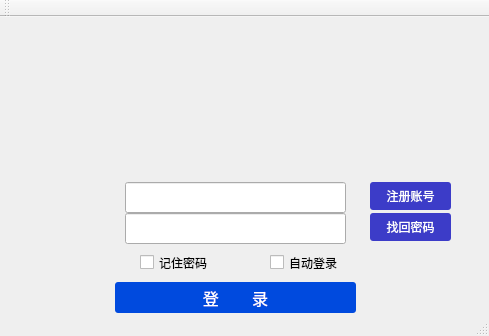
<?xml version="1.0" encoding="UTF-8"?>
<ui version="4.0">
 <class>TClient</class>
 <widget class="QMainWindow" name="TClient">
  <property name="geometry">
   <rect>
    <x>0</x>
    <y>0</y>
    <width>489</width>
    <height>336</height>
   </rect>
  </property>
  <property name="windowTitle">
   <string>TClient</string>
  </property>
  <widget class="QWidget" name="centralWidget">
   <widget class="QPushButton" name="RegistButton">
    <property name="geometry">
     <rect>
      <x>370</x>
      <y>165</y>
      <width>81</width>
      <height>28</height>
     </rect>
    </property>
    <property name="palette">
     <palette>
      <active>
       <colorrole role="WindowText">
        <brush brushstyle="SolidPattern">
         <color alpha="255">
          <red>255</red>
          <green>255</green>
          <blue>255</blue>
         </color>
        </brush>
       </colorrole>
       <colorrole role="Button">
        <brush brushstyle="SolidPattern">
         <color alpha="255">
          <red>60</red>
          <green>60</green>
          <blue>200</blue>
         </color>
        </brush>
       </colorrole>
       <colorrole role="Light">
        <brush brushstyle="SolidPattern">
         <color alpha="255">
          <red>127</red>
          <green>170</green>
          <blue>255</blue>
         </color>
        </brush>
       </colorrole>
       <colorrole role="Midlight">
        <brush brushstyle="SolidPattern">
         <color alpha="255">
          <red>63</red>
          <green>127</green>
          <blue>255</blue>
         </color>
        </brush>
       </colorrole>
       <colorrole role="Dark">
        <brush brushstyle="SolidPattern">
         <color alpha="255">
          <red>0</red>
          <green>42</green>
          <blue>127</blue>
         </color>
        </brush>
       </colorrole>
       <colorrole role="Mid">
        <brush brushstyle="SolidPattern">
         <color alpha="255">
          <red>0</red>
          <green>56</green>
          <blue>170</blue>
         </color>
        </brush>
       </colorrole>
       <colorrole role="Text">
        <brush brushstyle="SolidPattern">
         <color alpha="255">
          <red>255</red>
          <green>255</green>
          <blue>255</blue>
         </color>
        </brush>
       </colorrole>
       <colorrole role="BrightText">
        <brush brushstyle="SolidPattern">
         <color alpha="255">
          <red>255</red>
          <green>255</green>
          <blue>255</blue>
         </color>
        </brush>
       </colorrole>
       <colorrole role="ButtonText">
        <brush brushstyle="SolidPattern">
         <color alpha="255">
          <red>255</red>
          <green>255</green>
          <blue>255</blue>
         </color>
        </brush>
       </colorrole>
       <colorrole role="Base">
        <brush brushstyle="SolidPattern">
         <color alpha="255">
          <red>60</red>
          <green>60</green>
          <blue>200</blue>
         </color>
        </brush>
       </colorrole>
       <colorrole role="Window">
        <brush brushstyle="SolidPattern">
         <color alpha="255">
          <red>60</red>
          <green>60</green>
          <blue>200</blue>
         </color>
        </brush>
       </colorrole>
       <colorrole role="Shadow">
        <brush brushstyle="SolidPattern">
         <color alpha="255">
          <red>0</red>
          <green>0</green>
          <blue>0</blue>
         </color>
        </brush>
       </colorrole>
       <colorrole role="AlternateBase">
        <brush brushstyle="SolidPattern">
         <color alpha="255">
          <red>127</red>
          <green>170</green>
          <blue>255</blue>
         </color>
        </brush>
       </colorrole>
       <colorrole role="ToolTipBase">
        <brush brushstyle="SolidPattern">
         <color alpha="255">
          <red>255</red>
          <green>255</green>
          <blue>220</blue>
         </color>
        </brush>
       </colorrole>
       <colorrole role="ToolTipText">
        <brush brushstyle="SolidPattern">
         <color alpha="255">
          <red>0</red>
          <green>0</green>
          <blue>0</blue>
         </color>
        </brush>
       </colorrole>
      </active>
      <inactive>
       <colorrole role="WindowText">
        <brush brushstyle="SolidPattern">
         <color alpha="255">
          <red>255</red>
          <green>255</green>
          <blue>255</blue>
         </color>
        </brush>
       </colorrole>
       <colorrole role="Button">
        <brush brushstyle="SolidPattern">
         <color alpha="255">
          <red>60</red>
          <green>60</green>
          <blue>200</blue>
         </color>
        </brush>
       </colorrole>
       <colorrole role="Light">
        <brush brushstyle="SolidPattern">
         <color alpha="255">
          <red>127</red>
          <green>170</green>
          <blue>255</blue>
         </color>
        </brush>
       </colorrole>
       <colorrole role="Midlight">
        <brush brushstyle="SolidPattern">
         <color alpha="255">
          <red>63</red>
          <green>127</green>
          <blue>255</blue>
         </color>
        </brush>
       </colorrole>
       <colorrole role="Dark">
        <brush brushstyle="SolidPattern">
         <color alpha="255">
          <red>0</red>
          <green>42</green>
          <blue>127</blue>
         </color>
        </brush>
       </colorrole>
       <colorrole role="Mid">
        <brush brushstyle="SolidPattern">
         <color alpha="255">
          <red>0</red>
          <green>56</green>
          <blue>170</blue>
         </color>
        </brush>
       </colorrole>
       <colorrole role="Text">
        <brush brushstyle="SolidPattern">
         <color alpha="255">
          <red>255</red>
          <green>255</green>
          <blue>255</blue>
         </color>
        </brush>
       </colorrole>
       <colorrole role="BrightText">
        <brush brushstyle="SolidPattern">
         <color alpha="255">
          <red>255</red>
          <green>255</green>
          <blue>255</blue>
         </color>
        </brush>
       </colorrole>
       <colorrole role="ButtonText">
        <brush brushstyle="SolidPattern">
         <color alpha="255">
          <red>255</red>
          <green>255</green>
          <blue>255</blue>
         </color>
        </brush>
       </colorrole>
       <colorrole role="Base">
        <brush brushstyle="SolidPattern">
         <color alpha="255">
          <red>60</red>
          <green>60</green>
          <blue>200</blue>
         </color>
        </brush>
       </colorrole>
       <colorrole role="Window">
        <brush brushstyle="SolidPattern">
         <color alpha="255">
          <red>60</red>
          <green>60</green>
          <blue>200</blue>
         </color>
        </brush>
       </colorrole>
       <colorrole role="Shadow">
        <brush brushstyle="SolidPattern">
         <color alpha="255">
          <red>0</red>
          <green>0</green>
          <blue>0</blue>
         </color>
        </brush>
       </colorrole>
       <colorrole role="AlternateBase">
        <brush brushstyle="SolidPattern">
         <color alpha="255">
          <red>127</red>
          <green>170</green>
          <blue>255</blue>
         </color>
        </brush>
       </colorrole>
       <colorrole role="ToolTipBase">
        <brush brushstyle="SolidPattern">
         <color alpha="255">
          <red>255</red>
          <green>255</green>
          <blue>220</blue>
         </color>
        </brush>
       </colorrole>
       <colorrole role="ToolTipText">
        <brush brushstyle="SolidPattern">
         <color alpha="255">
          <red>0</red>
          <green>0</green>
          <blue>0</blue>
         </color>
        </brush>
       </colorrole>
      </inactive>
      <disabled>
       <colorrole role="WindowText">
        <brush brushstyle="SolidPattern">
         <color alpha="255">
          <red>255</red>
          <green>255</green>
          <blue>255</blue>
         </color>
        </brush>
       </colorrole>
       <colorrole role="Button">
        <brush brushstyle="SolidPattern">
         <color alpha="255">
          <red>60</red>
          <green>60</green>
          <blue>200</blue>
         </color>
        </brush>
       </colorrole>
       <colorrole role="Light">
        <brush brushstyle="SolidPattern">
         <color alpha="255">
          <red>127</red>
          <green>170</green>
          <blue>255</blue>
         </color>
        </brush>
       </colorrole>
       <colorrole role="Midlight">
        <brush brushstyle="SolidPattern">
         <color alpha="255">
          <red>63</red>
          <green>127</green>
          <blue>255</blue>
         </color>
        </brush>
       </colorrole>
       <colorrole role="Dark">
        <brush brushstyle="SolidPattern">
         <color alpha="255">
          <red>0</red>
          <green>42</green>
          <blue>127</blue>
         </color>
        </brush>
       </colorrole>
       <colorrole role="Mid">
        <brush brushstyle="SolidPattern">
         <color alpha="255">
          <red>0</red>
          <green>56</green>
          <blue>170</blue>
         </color>
        </brush>
       </colorrole>
       <colorrole role="Text">
        <brush brushstyle="SolidPattern">
         <color alpha="255">
          <red>255</red>
          <green>255</green>
          <blue>255</blue>
         </color>
        </brush>
       </colorrole>
       <colorrole role="BrightText">
        <brush brushstyle="SolidPattern">
         <color alpha="255">
          <red>255</red>
          <green>255</green>
          <blue>255</blue>
         </color>
        </brush>
       </colorrole>
       <colorrole role="ButtonText">
        <brush brushstyle="SolidPattern">
         <color alpha="255">
          <red>255</red>
          <green>255</green>
          <blue>255</blue>
         </color>
        </brush>
       </colorrole>
       <colorrole role="Base">
        <brush brushstyle="SolidPattern">
         <color alpha="255">
          <red>60</red>
          <green>60</green>
          <blue>200</blue>
         </color>
        </brush>
       </colorrole>
       <colorrole role="Window">
        <brush brushstyle="SolidPattern">
         <color alpha="255">
          <red>60</red>
          <green>60</green>
          <blue>200</blue>
         </color>
        </brush>
       </colorrole>
       <colorrole role="Shadow">
        <brush brushstyle="SolidPattern">
         <color alpha="255">
          <red>0</red>
          <green>0</green>
          <blue>0</blue>
         </color>
        </brush>
       </colorrole>
       <colorrole role="AlternateBase">
        <brush brushstyle="SolidPattern">
         <color alpha="255">
          <red>0</red>
          <green>85</green>
          <blue>255</blue>
         </color>
        </brush>
       </colorrole>
       <colorrole role="ToolTipBase">
        <brush brushstyle="SolidPattern">
         <color alpha="255">
          <red>255</red>
          <green>255</green>
          <blue>220</blue>
         </color>
        </brush>
       </colorrole>
       <colorrole role="ToolTipText">
        <brush brushstyle="SolidPattern">
         <color alpha="255">
          <red>0</red>
          <green>0</green>
          <blue>0</blue>
         </color>
        </brush>
       </colorrole>
      </disabled>
     </palette>
    </property>
    <property name="font">
     <font>
      <family>腾祥嘉丽纤圆繁</family>
     </font>
    </property>
    <property name="styleSheet">
     <string notr="true">QPushButton { background-color: rgb(60, 60, 200); border-radius: 3px; color: rgb(255, 255, 255); } QPushButton:hover { background-color: rgb(81, 81, 243); }</string>
    </property>
    <property name="text">
     <string>注册账号</string>
    </property>
   </widget>
   <widget class="QPushButton" name="ForgetPsd">
    <property name="geometry">
     <rect>
      <x>370</x>
      <y>196</y>
      <width>81</width>
      <height>28</height>
     </rect>
    </property>
    <property name="font">
     <font>
      <family>腾祥嘉丽纤圆繁</family>
     </font>
    </property>
    <property name="styleSheet">
     <string notr="true">QPushButton { background-color: rgb(60, 60, 200); border-radius: 3px; color: rgb(255, 255, 255); } QPushButton:hover { background-color: rgb(81, 81, 243); }</string>
    </property>
    <property name="text">
     <string>找回密码</string>
    </property>
   </widget>
   <widget class="QCheckBox" name="RememberPsd">
    <property name="geometry">
     <rect>
      <x>140</x>
      <y>230</y>
      <width>81</width>
      <height>31</height>
     </rect>
    </property>
    <property name="font">
     <font>
      <family>腾祥嘉丽纤圆繁</family>
     </font>
    </property>
    <property name="text">
     <string>记住密码</string>
    </property>
   </widget>
   <widget class="QCheckBox" name="AutoLogin">
    <property name="geometry">
     <rect>
      <x>270</x>
      <y>230</y>
      <width>81</width>
      <height>31</height>
     </rect>
    </property>
    <property name="font">
     <font>
      <family>腾祥嘉丽纤圆繁</family>
     </font>
    </property>
    <property name="text">
     <string>自动登录</string>
    </property>
   </widget>
   <widget class="QPushButton" name="Login">
    <property name="geometry">
     <rect>
      <x>115</x>
      <y>265</y>
      <width>241</width>
      <height>31</height>
     </rect>
    </property>
    <property name="font">
     <font>
      <family>腾祥嘉丽纤圆繁</family>
      <pointsize>12</pointsize>
     </font>
    </property>
    <property name="autoFillBackground">
     <bool>false</bool>
    </property>
    <property name="styleSheet">
     <string notr="true">QPushButton { background-color:rgb(0, 74, 222); border-radius: 3px; color: rgb(255, 255, 255); } QPushButton:hover { background-color:rgb(0, 84, 253); }</string>
    </property>
    <property name="text">
     <string>登        录</string>
    </property>
   </widget>
   <widget class="QLineEdit" name="CountInput">
    <property name="geometry">
     <rect>
      <x>125</x>
      <y>165</y>
      <width>221</width>
      <height>31</height>
     </rect>
    </property>
    <property name="font">
     <font>
      <family>微软雅黑</family>
      <pointsize>12</pointsize>
     </font>
    </property>
    <property name="text">
     <string/>
    </property>
   </widget>
   <widget class="QLineEdit" name="PasswordInput">
    <property name="geometry">
     <rect>
      <x>125</x>
      <y>196</y>
      <width>221</width>
      <height>31</height>
     </rect>
    </property>
    <property name="font">
     <font>
      <family>微软雅黑</family>
      <pointsize>12</pointsize>
     </font>
    </property>
    <property name="text">
     <string/>
    </property>
    <property name="echoMode">
     <enum>QLineEdit::Password</enum>
    </property>
    <property name="cursorMoveStyle">
     <enum>Qt::VisualMoveStyle</enum>
    </property>
   </widget>
   <widget class="QLabel" name="gif">
    <property name="geometry">
     <rect>
      <x>-70</x>
      <y>-10</y>
      <width>571</width>
      <height>161</height>
     </rect>
    </property>
    <property name="text">
     <string/>
    </property>
   </widget>
   <widget class="QLabel" name="userHead">
    <property name="geometry">
     <rect>
      <x>20</x>
      <y>160</y>
      <width>80</width>
      <height>80</height>
     </rect>
    </property>
    <property name="minimumSize">
     <size>
      <width>80</width>
      <height>80</height>
     </size>
    </property>
    <property name="maximumSize">
     <size>
      <width>80</width>
      <height>80</height>
     </size>
    </property>
    <property name="text">
     <string/>
    </property>
   </widget>
  </widget>
  <widget class="QToolBar" name="mainToolBar">
   <attribute name="toolBarArea">
    <enum>TopToolBarArea</enum>
   </attribute>
   <attribute name="toolBarBreak">
    <bool>false</bool>
   </attribute>
  </widget>
  <widget class="QStatusBar" name="statusBar"/>
 </widget>
 <layoutdefault spacing="6" margin="11"/>
 <resources/>
 <connections/>
</ui>
